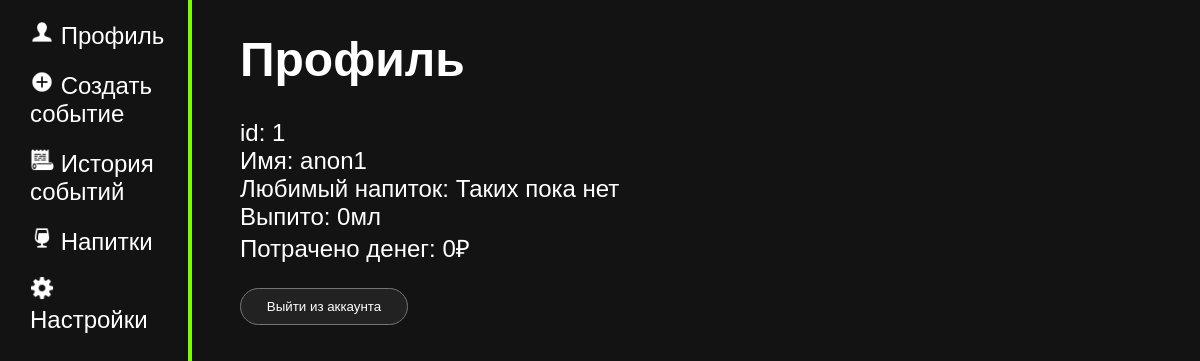
The app's page /profile (signed in), older data.
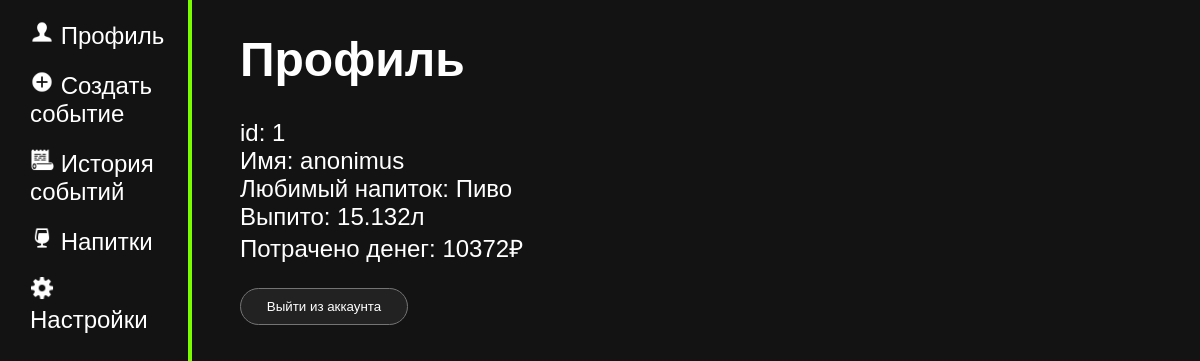
The same page, newer data.
### tables this page shows
CREATE TABLE user
(
    id INTEGER PRIMARY KEY AUTOINCREMENT,
    nickname TEXT NOT NULL UNIQUE,
    psw TEXT NOT NULL
);

### main.py (the view)
@app.route("/profile")
@login_required
def profile():
    print("starter drinks: ", current_user.starter_drinks)
    return render_template("profile.html",
                           nickname = current_user.get_nickname(),
                           id = current_user.get_id(),
                           fauvorite_drink = D.get_fauvorite_drink(current_user.get_id()),
                           stats = D.get_statistic(current_user.get_id())
                           )

### data.py (called while the page is built)
    def get_fauvorite_drink(self, user_id):
        try:
            self.cursor.execute(f"""SELECT drink_title
                                    FROM events_drink
                                    WHERE user_id = {user_id}
                                    GROUP BY drink_title
                                    ORDER BY COUNT(*) DESC
                                    LIMIT 1;""")
            fauvorite_drink = self.cursor.fetchone()
            return fauvorite_drink
        except error:
            print("ОШИБКА! " + str(error))

    def get_user(self, user_id):
        try:
            self.cursor.execute(f"SELECT * FROM user WHERE id = {user_id} LIMIT 1")
            user = self.cursor.fetchone()
            return user
        except error:
                print("ОШИБКА! " + str(error))

    def get_statistic(self, user_id):
        try:
            self.cursor.execute(f"SELECT SUM(price), SUM(volume) FROM events_drink WHERE user_id = {user_id}")
            stats = self.cursor.fetchone()
            return stats
        except error:
                print("ОШИБКА! " + str(error))

### main.py (called while the page is built)
@app.before_request
def before_request():
    global D
    db = get_db()
    D = Data(db)

### templates/profile.html (shortened to what this page needs)
{% extends 'base.html' %}
{%block body%}
<div class = "main">
    <h1>Профиль</h1>
    <p>id: {{id}}
    <br>Имя: {{nickname}}
    <br>Любимый напиток: {%if fauvorite_drink%}{{fauvorite_drink[0]}} {%else%}Таких пока нет {%endif%}
    <br>Выпито: {%if stats[1]%} {{stats[1]/1000}}л {%else%}0мл {%endif%}
    <br>Потрачено денег:{%if stats[0]%} {{stats[0]}}₽ {%else%} 0₽ {%endif%} </p>
    <div class = "forma"><form action="/logout" method="get"> <input type="submit" value="Выйти из аккаунта"> </form></div>
</div>
{%endblock body%}

Row changes from the older to the newer data that the page shows:
changed user: nickname "anon1" → "anonimus"
Text that changed along with them:
{{ fauvorite_drink[0] }}: (not shown) → "Пиво"
{{ stats[1]/1000 }}: (not shown) → "15.132"
{{ stats[0] }}: (not shown) → "10372"
text no longer shown: "Таких пока нет 0мл 0₽"
text now shown: "л ₽"
